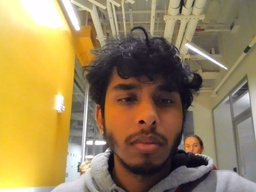
#> input picture SessionCapture/screenshot.jpg, 256 x 192 px, shrunk from 640 x 480 before the run; its folder holds 2 pictures in this run
$ python FaceTriangulate.py
#> lines starting #> are read from the running program, lines starting #| are printed output that depends on the picture
#https://nseverkar.medium.com/triangulation-with-python-680227ff6a69

import numpy as np
import cv2
import os
from scipy.spatial import Delaunay
import matplotlib.pyplot as plt
from matplotlib import cm
from mpl_toolkits.mplot3d import Axes3D

fig = plt.figure()
ax = fig.add_subplot(111, projection='3d')

def triangulateFunctionGraph(ax, XYZ, cmap=cm.magma):
    tri = Delaunay(XYZ[:,:2])
    ax.plot_trisurf(
        XYZ[:,0], XYZ[:,1], XYZ[:,2],
        triangles=tri.simplices, cmap=cmap
    )

def readFaceImage(image_path):
#> called with image_path = 'SessionCapture/screenshot.jpg'
    image = cv2.imread(image_path, cv2.IMREAD_GRAYSCALE)
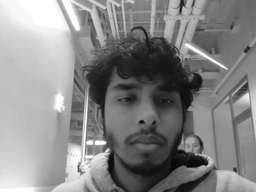
#> image: shape (192, 256); min 3, max 255, mean 134.8
    rows, cols = image.shape
#> rows = 192; cols = 256
    xyz = np.array([[x, y, float(image[y, x])] for y in range(rows) for x in range(cols)])
    return xyz

def triangulateFace():
    folder_path = "SessionCapture"  # Replace with the actual folder path
    files = os.listdir(folder_path)

    if "screenshot.jpg" in files:
        print("The folder is not empty.")
        # Assuming the face image filename is 'screenshot.jpg'
        face_image_filename = "screenshot.jpg"
        face_image_path = os.path.join(folder_path, face_image_filename)
        xyz = readFaceImage(face_image_path)
        triangulateFunctionGraph(ax, xyz)
        plt.show()
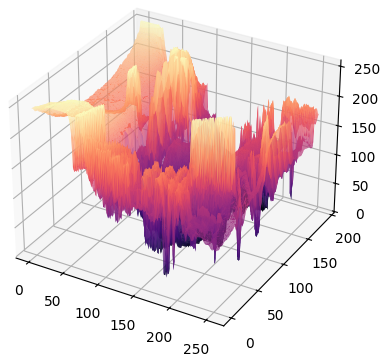
#> figure drawn by matplotlib, 1 panel
    else:
        print("Face image not found in the folder.")

# Call your triangulateFace function to perform the triangulation
triangulateFace()
